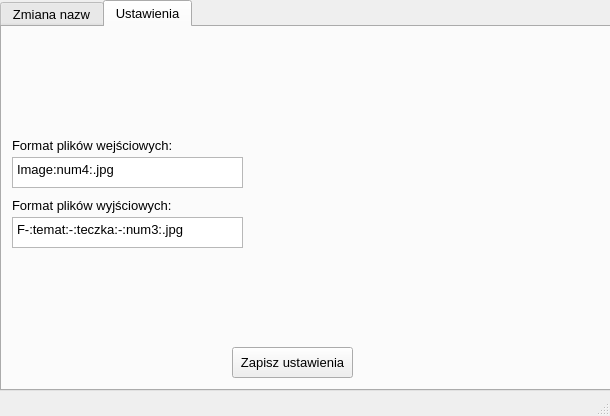
<?xml version="1.0" encoding="UTF-8"?>
<ui version="4.0">
 <class>MainWindow</class>
 <widget class="QMainWindow" name="MainWindow">
  <property name="geometry">
   <rect>
    <x>0</x>
    <y>0</y>
    <width>610</width>
    <height>416</height>
   </rect>
  </property>
  <property name="sizePolicy">
   <sizepolicy hsizetype="Fixed" vsizetype="Fixed">
    <horstretch>0</horstretch>
    <verstretch>0</verstretch>
   </sizepolicy>
  </property>
  <property name="font">
   <font>
    <pointsize>10</pointsize>
   </font>
  </property>
  <property name="windowTitle">
   <string>Rename</string>
  </property>
  <property name="windowIcon">
   <iconset>
    <normaloff>icon.ico</normaloff>icon.ico</iconset>
  </property>
  <property name="locale">
   <locale language="Polish" country="Poland"/>
  </property>
  <property name="toolButtonStyle">
   <enum>Qt::ToolButtonIconOnly</enum>
  </property>
  <widget class="QWidget" name="centralWidget">
   <widget class="QTabWidget" name="tabWidget">
    <property name="geometry">
     <rect>
      <x>0</x>
      <y>0</y>
      <width>611</width>
      <height>391</height>
     </rect>
    </property>
    <property name="font">
     <font>
      <pointsize>10</pointsize>
     </font>
    </property>
    <property name="locale">
     <locale language="Polish" country="Poland"/>
    </property>
    <property name="currentIndex">
     <number>1</number>
    </property>
    <widget class="QWidget" name="RenameTab">
     <attribute name="title">
      <string>Zmiana nazw</string>
     </attribute>
     <widget class="QPushButton" name="renameButton">
      <property name="geometry">
       <rect>
        <x>120</x>
        <y>310</y>
        <width>101</width>
        <height>31</height>
       </rect>
      </property>
      <property name="font">
       <font>
        <pointsize>10</pointsize>
       </font>
      </property>
      <property name="toolTip">
       <string>&lt;html&gt;&lt;head/&gt;&lt;body&gt;&lt;p align=&quot;justify&quot;&gt;&lt;span style=&quot; font-size:10pt;&quot;&gt;Zmień nazwy plików zgodnie z danymi formularza.&lt;/span&gt;&lt;/p&gt;&lt;/body&gt;&lt;/html&gt;</string>
      </property>
      <property name="locale">
       <locale language="Polish" country="Poland"/>
      </property>
      <property name="text">
       <string>Rozpocznij</string>
      </property>
      <property name="autoDefault">
       <bool>false</bool>
      </property>
      <property name="default">
       <bool>false</bool>
      </property>
      <property name="flat">
       <bool>false</bool>
      </property>
     </widget>
     <widget class="QTextBrowser" name="logTextBrowser">
      <property name="geometry">
       <rect>
        <x>340</x>
        <y>10</y>
        <width>256</width>
        <height>341</height>
       </rect>
      </property>
     </widget>
     <widget class="QSpinBox" name="startNumSpinBox">
      <property name="geometry">
       <rect>
        <x>10</x>
        <y>170</y>
        <width>91</width>
        <height>22</height>
       </rect>
      </property>
      <property name="layoutDirection">
       <enum>Qt::LeftToRight</enum>
      </property>
      <property name="alignment">
       <set>Qt::AlignRight|Qt::AlignTrailing|Qt::AlignVCenter</set>
      </property>
      <property name="maximum">
       <number>999999999</number>
      </property>
     </widget>
     <widget class="QTextEdit" name="testTextEdit">
      <property name="geometry">
       <rect>
        <x>10</x>
        <y>10</y>
        <width>191</width>
        <height>31</height>
       </rect>
      </property>
      <property name="html">
       <string>&lt;!DOCTYPE HTML PUBLIC &quot;-//W3C//DTD HTML 4.0//EN&quot; &quot;http://www.w3.org/TR/REC-html40/strict.dtd&quot;&gt;
&lt;html&gt;&lt;head&gt;&lt;meta name=&quot;qrichtext&quot; content=&quot;1&quot; /&gt;&lt;style type=&quot;text/css&quot;&gt;
p, li { white-space: pre-wrap; }
&lt;/style&gt;&lt;/head&gt;&lt;body style=&quot; font-family:'MS Shell Dlg 2'; font-size:10pt; font-weight:400; font-style:normal;&quot;&gt;
&lt;p style=&quot; margin-top:0px; margin-bottom:0px; margin-left:0px; margin-right:0px; -qt-block-indent:0; text-indent:0px;&quot;&gt;Image0001.jpg&lt;/p&gt;&lt;/body&gt;&lt;/html&gt;</string>
      </property>
     </widget>
     <widget class="QSpinBox" name="subjectSpinBox">
      <property name="enabled">
       <bool>true</bool>
      </property>
      <property name="geometry">
       <rect>
        <x>180</x>
        <y>60</y>
        <width>71</width>
        <height>22</height>
       </rect>
      </property>
      <property name="toolTipDuration">
       <number>-1</number>
      </property>
      <property name="frame">
       <bool>true</bool>
      </property>
      <property name="alignment">
       <set>Qt::AlignRight|Qt::AlignTrailing|Qt::AlignVCenter</set>
      </property>
      <property name="buttonSymbols">
       <enum>QAbstractSpinBox::UpDownArrows</enum>
      </property>
      <property name="accelerated">
       <bool>true</bool>
      </property>
      <property name="maximum">
       <number>100000</number>
      </property>
      <property name="value">
       <number>0</number>
      </property>
     </widget>
     <widget class="QSpinBox" name="fileSpinBox">
      <property name="geometry">
       <rect>
        <x>180</x>
        <y>100</y>
        <width>71</width>
        <height>22</height>
       </rect>
      </property>
      <property name="frame">
       <bool>true</bool>
      </property>
      <property name="alignment">
       <set>Qt::AlignRight|Qt::AlignTrailing|Qt::AlignVCenter</set>
      </property>
      <property name="buttonSymbols">
       <enum>QAbstractSpinBox::UpDownArrows</enum>
      </property>
      <property name="accelerated">
       <bool>true</bool>
      </property>
      <property name="maximum">
       <number>100000</number>
      </property>
      <property name="value">
       <number>0</number>
      </property>
     </widget>
     <widget class="QLabel" name="label_3">
      <property name="geometry">
       <rect>
        <x>20</x>
        <y>60</y>
        <width>101</width>
        <height>21</height>
       </rect>
      </property>
      <property name="text">
       <string>Numer tematu:</string>
      </property>
     </widget>
     <widget class="QLabel" name="label_4">
      <property name="geometry">
       <rect>
        <x>20</x>
        <y>100</y>
        <width>91</width>
        <height>21</height>
       </rect>
      </property>
      <property name="text">
       <string>Numer teczki:</string>
      </property>
     </widget>
    </widget>
    <widget class="QWidget" name="SettingsTab">
     <attribute name="title">
      <string>Ustawienia</string>
     </attribute>
     <widget class="QLabel" name="label_2">
      <property name="geometry">
       <rect>
        <x>10</x>
        <y>170</y>
        <width>201</width>
        <height>16</height>
       </rect>
      </property>
      <property name="text">
       <string>Format plików wyjściowych:</string>
      </property>
     </widget>
     <widget class="QLabel" name="label">
      <property name="geometry">
       <rect>
        <x>10</x>
        <y>110</y>
        <width>201</width>
        <height>16</height>
       </rect>
      </property>
      <property name="text">
       <string>Format plików wejściowych:</string>
      </property>
     </widget>
     <widget class="QTextEdit" name="newFilePatternTextEdit">
      <property name="geometry">
       <rect>
        <x>10</x>
        <y>190</y>
        <width>231</width>
        <height>31</height>
       </rect>
      </property>
      <property name="verticalScrollBarPolicy">
       <enum>Qt::ScrollBarAlwaysOff</enum>
      </property>
      <property name="horizontalScrollBarPolicy">
       <enum>Qt::ScrollBarAlwaysOff</enum>
      </property>
      <property name="tabChangesFocus">
       <bool>true</bool>
      </property>
      <property name="lineWrapColumnOrWidth">
       <number>0</number>
      </property>
      <property name="html">
       <string>&lt;!DOCTYPE HTML PUBLIC &quot;-//W3C//DTD HTML 4.0//EN&quot; &quot;http://www.w3.org/TR/REC-html40/strict.dtd&quot;&gt;
&lt;html&gt;&lt;head&gt;&lt;meta name=&quot;qrichtext&quot; content=&quot;1&quot; /&gt;&lt;style type=&quot;text/css&quot;&gt;
p, li { white-space: pre-wrap; }
&lt;/style&gt;&lt;/head&gt;&lt;body style=&quot; font-family:'MS Shell Dlg 2'; font-size:10pt; font-weight:400; font-style:normal;&quot;&gt;
&lt;p style=&quot; margin-top:0px; margin-bottom:0px; margin-left:0px; margin-right:0px; -qt-block-indent:0; text-indent:0px;&quot;&gt;F-:temat:-:teczka:-:num3:.jpg&lt;/p&gt;&lt;/body&gt;&lt;/html&gt;</string>
      </property>
     </widget>
     <widget class="QTextEdit" name="oldFilePatternTextEdit">
      <property name="geometry">
       <rect>
        <x>10</x>
        <y>130</y>
        <width>231</width>
        <height>31</height>
       </rect>
      </property>
      <property name="frameShape">
       <enum>QFrame::StyledPanel</enum>
      </property>
      <property name="frameShadow">
       <enum>QFrame::Sunken</enum>
      </property>
      <property name="lineWidth">
       <number>1</number>
      </property>
      <property name="midLineWidth">
       <number>0</number>
      </property>
      <property name="verticalScrollBarPolicy">
       <enum>Qt::ScrollBarAlwaysOff</enum>
      </property>
      <property name="horizontalScrollBarPolicy">
       <enum>Qt::ScrollBarAlwaysOff</enum>
      </property>
      <property name="tabChangesFocus">
       <bool>true</bool>
      </property>
      <property name="lineWrapColumnOrWidth">
       <number>0</number>
      </property>
      <property name="html">
       <string>&lt;!DOCTYPE HTML PUBLIC &quot;-//W3C//DTD HTML 4.0//EN&quot; &quot;http://www.w3.org/TR/REC-html40/strict.dtd&quot;&gt;
&lt;html&gt;&lt;head&gt;&lt;meta name=&quot;qrichtext&quot; content=&quot;1&quot; /&gt;&lt;style type=&quot;text/css&quot;&gt;
p, li { white-space: pre-wrap; }
&lt;/style&gt;&lt;/head&gt;&lt;body style=&quot; font-family:'MS Shell Dlg 2'; font-size:10pt; font-weight:400; font-style:normal;&quot;&gt;
&lt;p style=&quot; margin-top:0px; margin-bottom:0px; margin-left:0px; margin-right:0px; -qt-block-indent:0; text-indent:0px;&quot;&gt;Image:num4:.jpg&lt;/p&gt;&lt;/body&gt;&lt;/html&gt;</string>
      </property>
     </widget>
     <widget class="QPushButton" name="saveSettingsButton">
      <property name="geometry">
       <rect>
        <x>230</x>
        <y>320</y>
        <width>121</width>
        <height>31</height>
       </rect>
      </property>
      <property name="text">
       <string>Zapisz ustawienia</string>
      </property>
     </widget>
    </widget>
   </widget>
  </widget>
  <widget class="QStatusBar" name="statusBar"/>
 </widget>
 <layoutdefault spacing="6" margin="11"/>
 <resources/>
 <connections/>
</ui>
